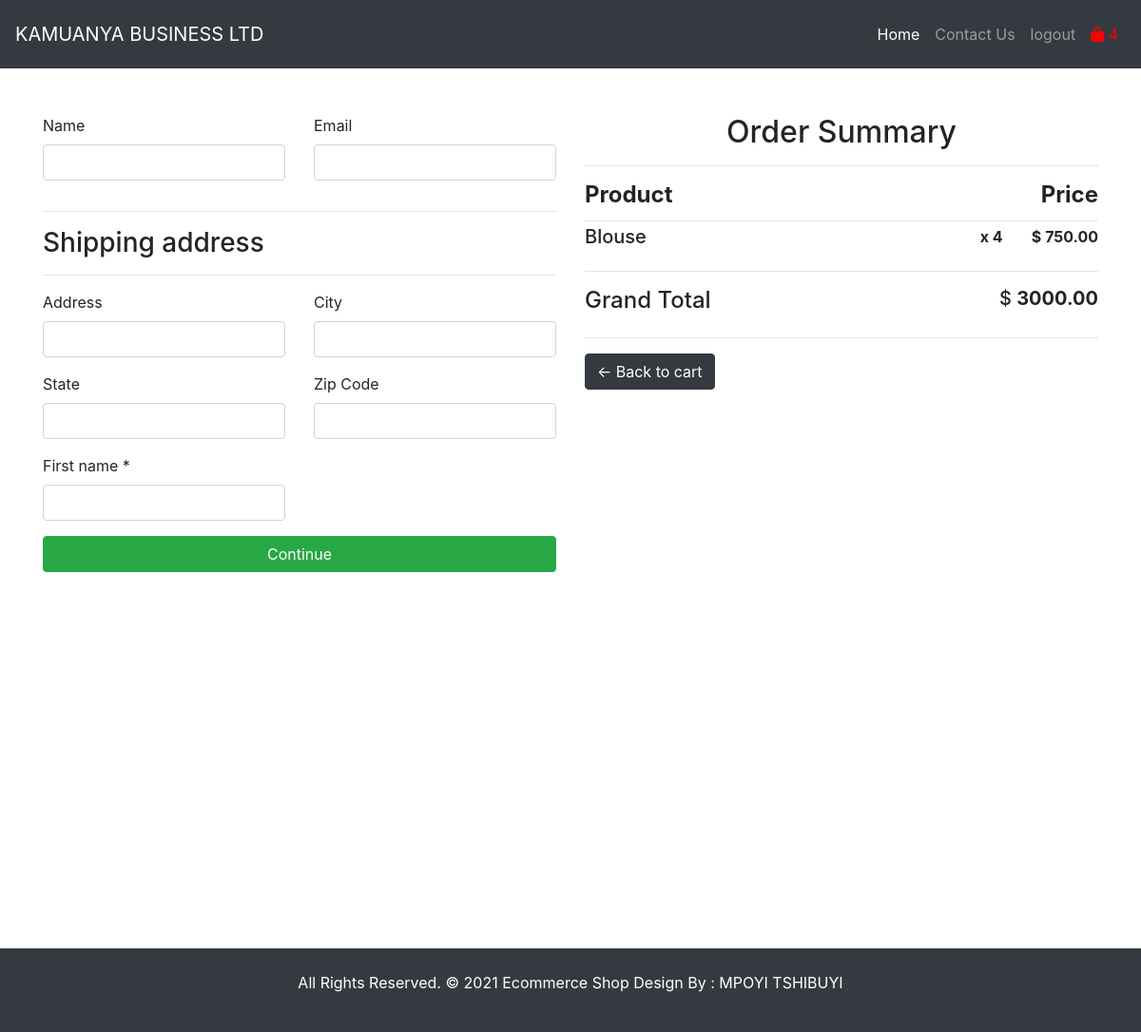
Before: /checkout/ (signed in) with the older database file.
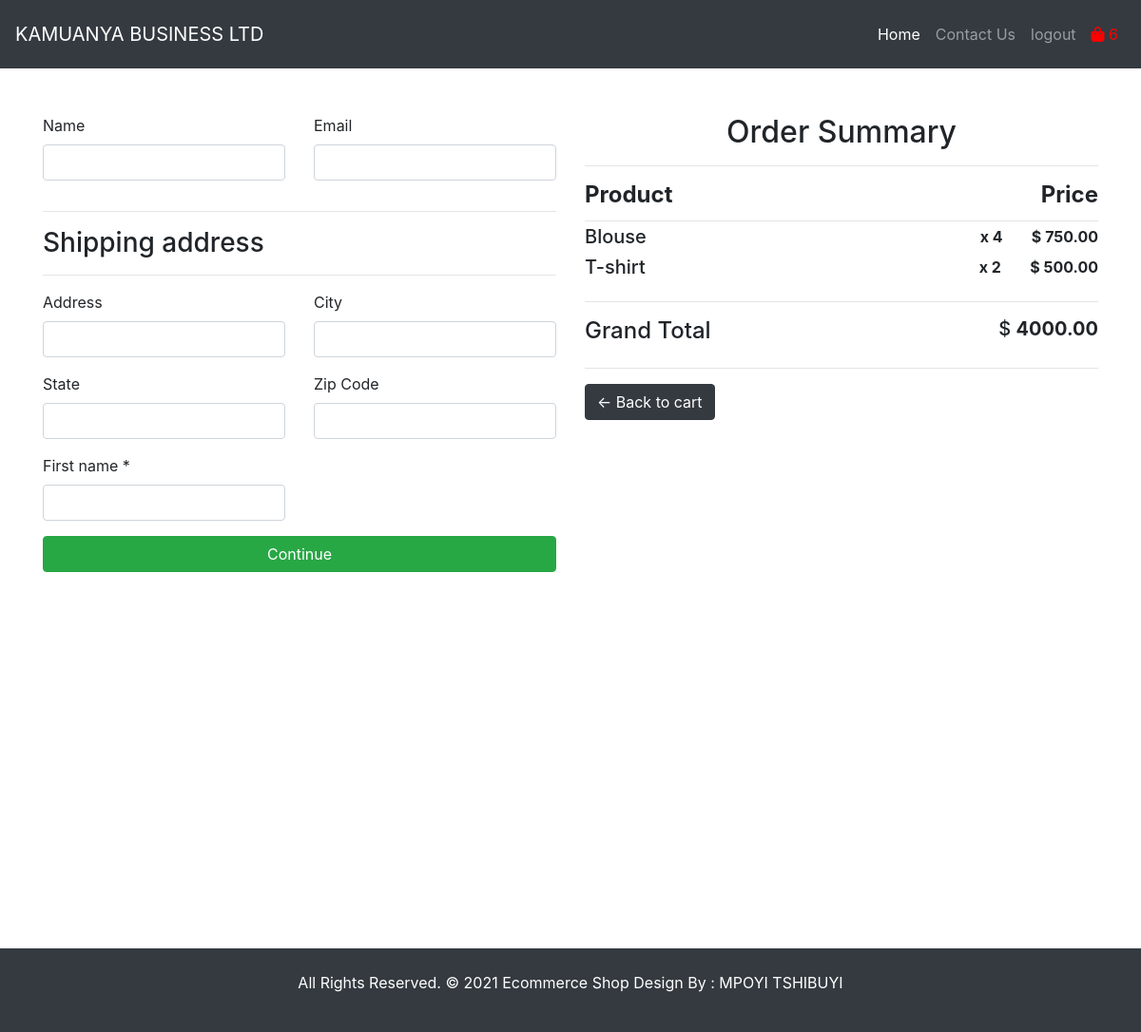
After: the same page with the newer database file.
### store/models.py (models this page shows, shortened)
class OrderItem(models.Model):
    user                          = models.ForeignKey(User,             verbose_name="USER",    on_delete=models.CASCADE)
    product                       = models.ForeignKey(Product,          verbose_name="PRODUCT", on_delete=models.CASCADE)
    order                         = models.ForeignKey(Order,            verbose_name="ORDER",   on_delete=models.CASCADE)
    complete                      = models.BooleanField(default=False)
    quantity                      = models.IntegerField("QUANTITY",     default=0)
    date_added                    = models.DateTimeField("DATE ADDED",  auto_now_add= True)
    class Meta:
        app_label   = 'store'
        db_table    = 'OrderItem'
        verbose_name_plural = 'orderitems'
    @property
    def get_total(self):
        total = self.product.price * self.quantity
        return total

class Product(models.Model):
    title                   = models.CharField('TITLE' ,                max_length=120)
    digital                 = models.BooleanField("DIGITAL",                   default=False, blank=True, null=True)
    image                   = models.ImageField('PRODUCT IMAGE',        upload_to='photo/',        blank=True,     null=True)
    description             = models.TextField('DESCRIPTION',           )
    price                   = models.DecimalField('PRICE',              max_digits=19,      default=0,              decimal_places=2,  blank=True)
    discount_price          = models.DecimalField('DISCOUNTED PRICE',   max_digits=19,      default=0,              decimal_places=2,  blank=True)
    top_featured            = models.BooleanField("TOP FEATURE",        default=False,      blank=True, null=True)
    best_seller             = models.BooleanField("BEST SELLER",        default=False,      blank=True, null=True)
    class Meta:
        app_label   = 'store'
        db_table    = 'Product'
        verbose_name_plural = 'products'

class Order(models.Model):
    user                        = models.ForeignKey(User, on_delete=models.CASCADE)
    date_ordered                = models.DateTimeField(auto_now_add= True)
    complete                    = models.BooleanField(default=False)
    address                     = models.CharField(max_length=120, blank=True, null=True)
    payment                     = models.CharField(max_length=120, blank=True, null=True)
    coupon                      = models.CharField(max_length=120, blank=True, null=True)
    being_delivered             = models.CharField(max_length=120, blank=True, null=True)
    received                    = models.CharField(max_length=120, blank=True, null=True)
    refund_requested            = models.CharField(max_length=120, blank=True, null=True)
    refund_granted              = models.CharField(max_length=120, blank=True, null=True)
    class Meta:
        app_label   = 'store'
        db_table    = 'Order'
        verbose_name_plural = 'orders'
    @property
    def get_cart_total(self):
        orderitems = self.orderitem_set.all()
        total = sum([item.get_total for item in orderitems])
        return total
    @property
    def get_cart_items(self):
        orderitems = self.orderitem_set.all()
        total = sum([item.quantity for item in orderitems])
        return total
    @property
    def shipping(self):
        shipping = False
        orderitems = self.orderitem_set.all()
        for i in orderitems:
            if i.product.digital == False:
                shipping = True
        return shipping

### store/views.py (the view)
# urls.py: path('checkout/',                                   checkout,           name="checkout"),
def checkout(request):
    template_name = 'store/checkout.html'
    if request.user.is_authenticated:
        user = request.user
        order, created = Order.objects.get_or_create(
            user = user,
            complete = False
        )
        items = order.orderitem_set.all()
        cartItems = order.get_cart_items
    else:
        items = []
        order = {'get_cart_total':0, 'get_cart_items': 0, 'sipping':False}
        cartItems = order['get_cart_items']
    context = {'items': items, 'order': order, 'cartItems':cartItems}
    return render(request, template_name, context)

### store/templates/store/checkout.html (shortened to what the changed rows need)
{% extends 'base.html' %}
{% load static %}
{% block content %}
<div class="cart-box-main mt-5" style="margin-bottom:350px">
    <div class="container">
        <div class="row">
            <div class="col-sm-6 col-lg-6 mb-3">
                <div class="row">
                    <div class="col-md-12 col-lg-12">
                        <div class="order-box">
                            <div class="title-left mb-3">
                                <h2 class="text-center"> Order Summary </h2>
                            </div>
                            {% for item in items %}
                            <div class="d-flex">
                                <h5> {{ item.product.title }}</h5>
                                <div class="ml-auto font-weight-bold display-5"> x {{ item.quantity }}&nbsp; &nbsp; &nbsp; &nbsp;
                                    $ {{ item.product.price }}
                                </div>
                            </div>
                            {% endfor %}
                            <div class="d-flex gr-total">
                                <div class="ml-auto h5"> $ <b>{{ order.get_cart_total }} </b></div>
                            </div>
                        </div>
                    </div>
                </div>
            </div>
        </div>
    </div>
</div>
{% endblock content %}

Changed rows visible on the page:
removed Order: get_cart_total "3000.00"
added OrderItem: product "T-shirt", quantity "2", product.price "500.00"
added Order: get_cart_total "4000.00"
Other visible differences:
{{ cartItems }}: "4" → "6"
